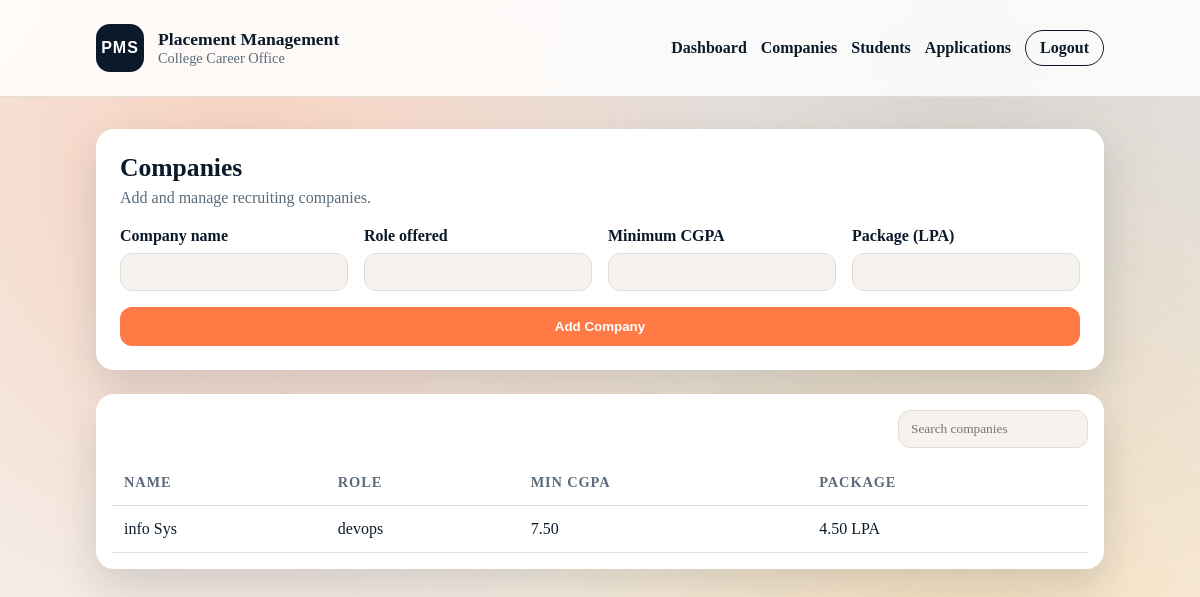
The app's page /admin/companies (signed in), older data.
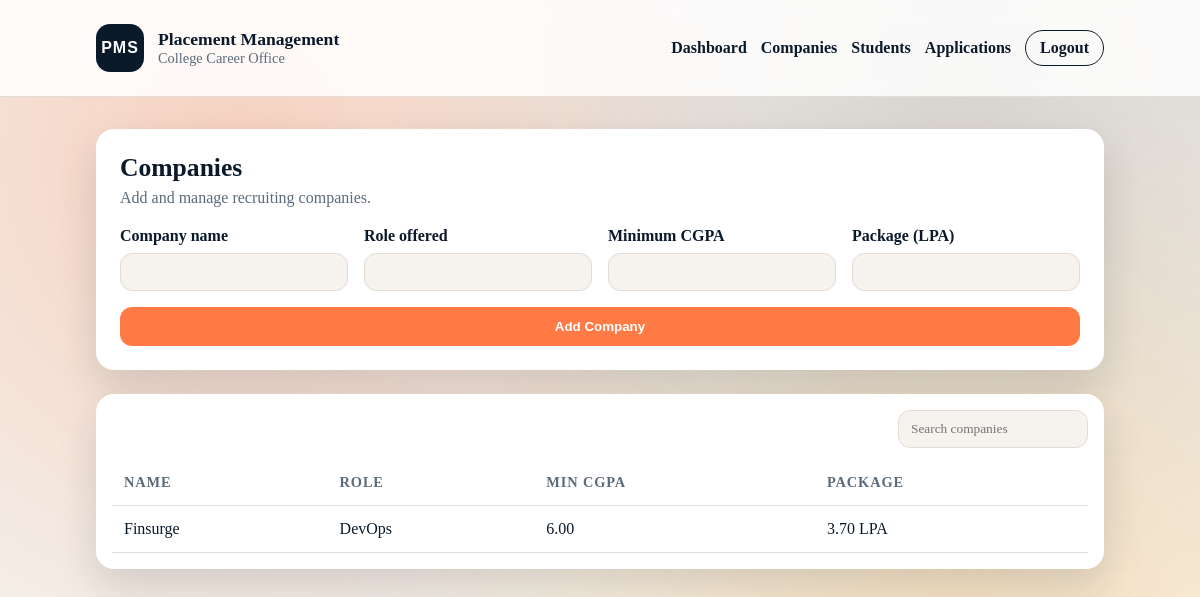
The same page, newer data.
### tables this page shows
CREATE TABLE company (
            company_id INTEGER PRIMARY KEY AUTOINCREMENT,
            company_name TEXT NOT NULL,
            role_offered TEXT NOT NULL,
            min_cgpa REAL NOT NULL CHECK (min_cgpa <= 10 AND min_cgpa > 0),
            package REAL NOT NULL CHECK (package > 0)
        );

### app.py (the view, shortened to what this page needs)
@app.route("/admin/companies", methods=["GET", "POST"])
@login_required("Admin")
def admin_companies():
    db = get_db()
    companies = db.execute("SELECT * FROM company ORDER BY company_name").fetchall()
    return render_template("companies.html", companies=companies, is_admin=True)

### app.py (called while the page is built)
def get_db():
    if "db" not in g:
        g.db = sqlite3.connect(DB_PATH)
        g.db.row_factory = sqlite3.Row
    return g.db

def table_has_column(table: str, column: str) -> bool:
    db = get_db()
    cur = db.execute(f"PRAGMA table_info({table})")
    return any(row["name"] == column for row in cur.fetchall())

@app.before_request
def _ensure_db():
    init_db()

def login_required(role: str | None = None):
    def decorator(fn):
        @wraps(fn)
        def wrapper(*args, **kwargs):
            if "user_id" not in session:
                return redirect(url_for("login"))
            if role and session.get("role") != role:
                return redirect(url_for("dashboard"))
            return fn(*args, **kwargs)
        return wrapper
    return decorator

### templates/companies.html (shortened to what this page needs)
{% extends 'base.html' %}
{% block content %}
<section class="panel">
  <div class="panel-header">
    <h1>Companies</h1>
    <p>{% if is_admin %}Add and manage recruiting companies.{% else %}Apply to eligible roles.{% endif %}</p>
  </div>
  {% if is_admin %}
  <form method="post" class="form grid">
    <label>
      Company name
      <input type="text" name="company_name" required />
    </label>
    <label>
      Role offered
      <input type="text" name="role_offered" required />
    </label>
    <label>
      Minimum CGPA
      <input type="number" step="0.01" min="0" max="10" name="min_cgpa" required />
    </label>
    <label>
      Package (LPA)
      <input type="number" step="0.01" min="0" name="package" required />
    </label>
    <button type="submit" class="full">Add Company</button>
  </form>
  {% endif %}
</section>
<section class="table-wrap">
  <div class="table-toolbar">
    <input type="text" placeholder="Search companies" data-search="company" />
  </div>
  <table class="table" data-table="company">
    <thead>
      <tr>
        <th>Name</th>
        <th>Role</th>
        <th>Min CGPA</th>
        <th>Package</th>
      </tr>
    </thead>
    <tbody>
      {% for c in companies %}
      <tr>
        <td>{{ c.company_name }}</td>
        <td>{{ c.role_offered }}</td>
        <td>{{ "%.2f"|format(c.min_cgpa) }}</td>
        <td>{{ "%.2f"|format(c.package) }} LPA</td>
      </tr>
      {% endfor %}
    </tbody>
  </table>
</section>
{% endblock %}

Row changes from the older to the newer data that the page shows:
changed company: company_name "info Sys" → "Finsurge"; role_offered "devops" → "DevOps"; min_cgpa "7.50" → "6.00"; package "4.50" → "3.70"
